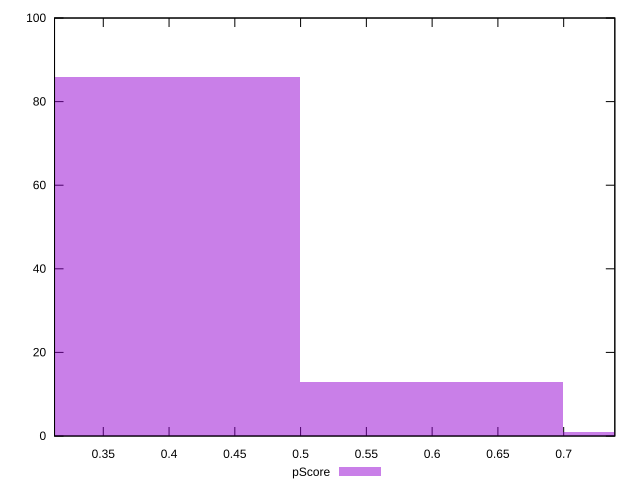

The script that saved this image:
reset

$pScore <<EOF
0.39971911158725193 86
0.5995786673808778 13
0.7994382231745039 1
EOF

set key outside below
set boxwidth 0.19985955579362596
set xrange [0.3129411764705882:0.7388888888888889]
set yrange [0:100]
set trange [0:100]
set style fill transparent solid 0.5 noborder
set terminal svg size 640, 490 enhanced background rgb 'white'
set output "report_00015_2021-02-09T16-11-33.973Z/unused-javascript/samples/pages+cached+noadtech/pScore/histogram.svg"

plot $pScore title "pScore" with boxes

reset
